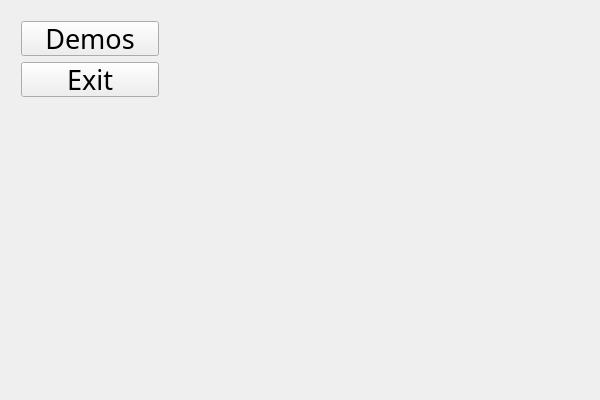
<?xml version="1.0" encoding="UTF-8"?>
<ui version="4.0">
 <class>EditorMainPageClass</class>
 <widget class="QWidget" name="EditorMainPageClass">
  <property name="geometry">
   <rect>
    <x>0</x>
    <y>0</y>
    <width>600</width>
    <height>400</height>
   </rect>
  </property>
  <property name="windowTitle">
   <string>EditorMainPage</string>
  </property>
  <widget class="QWidget" name="verticalLayoutWidget">
   <property name="geometry">
    <rect>
     <x>10</x>
     <y>10</y>
     <width>160</width>
     <height>98</height>
    </rect>
   </property>
   <layout class="QVBoxLayout" name="verticalLayout">
    <item>
     <widget class="QPushButton" name="demosButton">
      <property name="font">
       <font>
        <family>Calibri Light</family>
        <pointsize>20</pointsize>
        <bold>false</bold>
       </font>
      </property>
      <property name="text">
       <string>Demos</string>
      </property>
     </widget>
    </item>
    <item>
     <widget class="QPushButton" name="exitButton">
      <property name="font">
       <font>
        <family>Calibri Light</family>
        <pointsize>20</pointsize>
       </font>
      </property>
      <property name="text">
       <string>Exit</string>
      </property>
     </widget>
    </item>
   </layout>
  </widget>
 </widget>
 <layoutdefault spacing="6" margin="11"/>
 <resources/>
 <connections/>
</ui>
